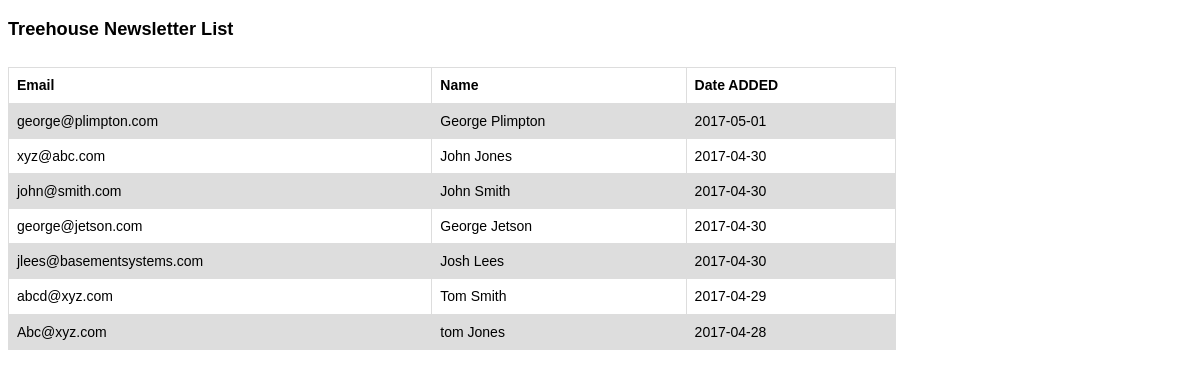
The app's page /report.php with its own data.
### tables this page shows
CREATE TABLE `newsletters` (
  `id` mediumint(8) NOT NULL AUTO_INCREMENT,
  `email` varchar(100) NOT NULL,
  `name` varchar(100) NOT NULL,
  `requestDate` date NOT NULL,
  PRIMARY KEY (`id`),
  UNIQUE KEY `email` (`email`)
);

### includes/config.php (called while the page is built, shortened)
<?php
$dbHost = "localhost";
$dbUser = "root";
$dbPass = "root";
$dbData = "treehouse_sample";

### newsItem_Class_mysql.php (called while the page is built, shortened)
<?php
class newsItem  {
    private $conn;
    public function __construct()
    {
        include "./includes/config.php";
        $this->conn = new mysqli($dbHost, $dbUser, $dbPass, $dbData);
    }
    public function getListofItems()
    {
        $mQuery = 'select * from newsletters order by requestDate DESC' ;
        $result = $this->conn->query($mQuery);
        $res = array();
        while($rs = $result->fetch_array(MYSQLI_ASSOC)) {
            $out  = array();
            $out["id"] =  $rs["id"];
            $out["email"] =  $rs["email"];
            $out["name"] =  $rs["name"];
            $out["requestDate"] = $rs["requestDate"] ;
            $res[] = $out;
        }
        return $res;
    }
}

### report.php (the view, shortened to what this page needs)
<?php
require_once('includes/config.php');
require_once('newsitem_Class_mysql.php');
    $db = new newsItem();
    $results = $db->getListofItems();
?>
<!DOCTYPE html>
<html lang="en">
<head>
    <link rel="stylesheet" href="css/style.css" type="text/css" />
</head>
<body>
<h1>Treehouse Newsletter List </h1>
<table>
    <tr>
        <th>Email</th>
        <th>Name</th>
        <th>Date ADDED</th>
    </tr>
<?PHP   foreach ($results as $key=>$item) { ?>
            <tr>
            <td><?php echo $item['email']?> </td>
            <td><?php echo $item['name']?> </td>
            <td><?php echo $item['requestDate']?> </td>
            </tr>
        <?php    } ?>
    </table>
    </body>
    </html>

### css/style.css (style rules this page uses)
body { font: 14px/1.3 verdana, arial, helvetica, sans-serif; }
h1 { font-size:1.3em; margin: 1em 0 1.4em; }
table { font-family: arial, sans-serif; border-collapse: collapse; width: 75%; }
td, th { border: 1px solid #dddddd; text-align: left; padding: 8px; }
tr:nth-child(even) { background-color: #dddddd; }

### records on screen
newsletters: email "george@plimpton.com", name "George Plimpton", requestDate "2017-05-01"
newsletters: email "xyz@abc.com", name "John Jones", requestDate "2017-04-30"
newsletters: email "john@smith.com", name "John Smith", requestDate "2017-04-30"
newsletters: email "george@jetson.com", name "George Jetson", requestDate "2017-04-30"
newsletters: email "jlees@basementsystems.com", name "Josh Lees", requestDate "2017-04-30"
newsletters: email "abcd@xyz.com", name "Tom Smith", requestDate "2017-04-29"
newsletters: email "Abc@xyz.com", name "tom Jones", requestDate "2017-04-28"
